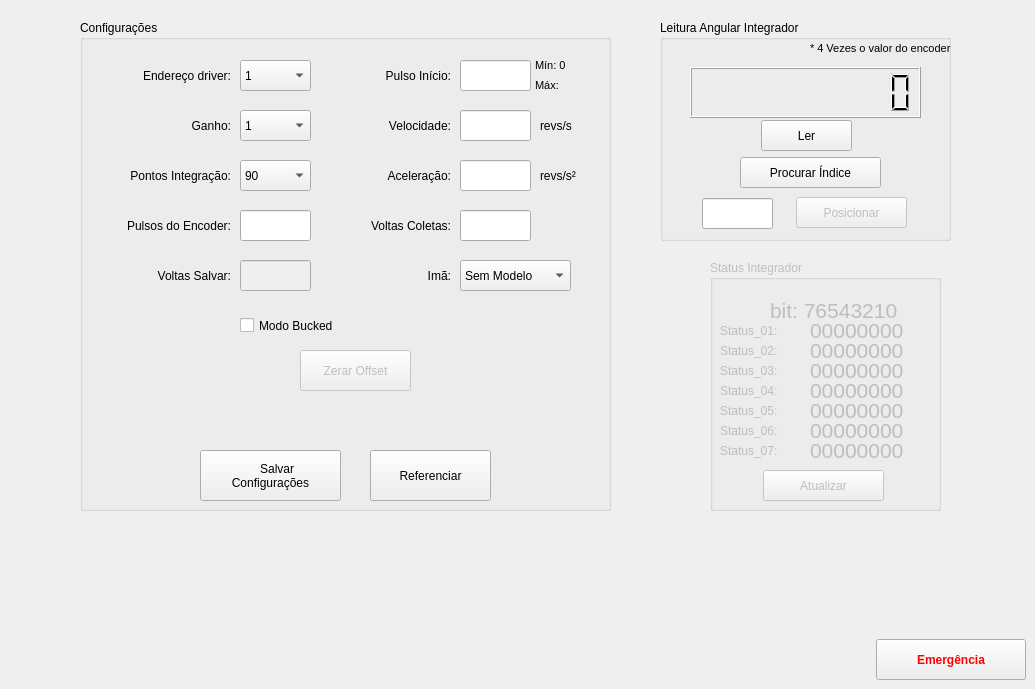
    <widget class="QWidget" name="tab_3">
     <attribute name="title">
      <string>Integrador</string>
     </attribute>
     <widget class="QGroupBox" name="groupBox_3">
      <property name="geometry">
       <rect>
        <x>660</x>
        <y>20</y>
        <width>291</width>
        <height>221</height>
       </rect>
      </property>
      <property name="title">
       <string>Leitura Angular Integrador</string>
      </property>
      <property name="checkable">
       <bool>false</bool>
      </property>
      <property name="checked">
       <bool>false</bool>
      </property>
      <widget class="QLCDNumber" name="lcdNumber">
       <property name="geometry">
        <rect>
         <x>30</x>
         <y>47</y>
         <width>231</width>
         <height>51</height>
        </rect>
       </property>
       <property name="numDigits">
        <number>10</number>
       </property>
      </widget>
      <widget class="QPushButton" name="ler_encoder">
       <property name="geometry">
        <rect>
         <x>101</x>
         <y>100</y>
         <width>91</width>
         <height>31</height>
        </rect>
       </property>
       <property name="text">
        <string>Ler</string>
       </property>
      </widget>
      <widget class="QPushButton" name="ProcuraIndice">
       <property name="geometry">
        <rect>
         <x>80</x>
         <y>137</y>
         <width>141</width>
         <height>31</height>
        </rect>
       </property>
       <property name="text">
        <string>Procurar Índice</string>
       </property>
       <property name="icon">
        <iconset>
         <normaloff>imagens/find.png</normaloff>imagens/find.png</iconset>
       </property>
      </widget>
      <widget class="QPushButton" name="posicionar">
       <property name="enabled">
        <bool>false</bool>
       </property>
       <property name="geometry">
        <rect>
         <x>136</x>
         <y>177</y>
         <width>111</width>
         <height>31</height>
        </rect>
       </property>
       <property name="text">
        <string>Posicionar</string>
       </property>
      </widget>
      <widget class="QLineEdit" name="posicao_angular">
       <property name="geometry">
        <rect>
         <x>42</x>
         <y>178</y>
         <width>71</width>
         <height>31</height>
        </rect>
       </property>
      </widget>
      <widget class="QLabel" name="label_66">
       <property name="geometry">
        <rect>
         <x>150</x>
         <y>13</y>
         <width>161</width>
         <height>31</height>
        </rect>
       </property>
       <property name="font">
        <font>
         <pointsize>8</pointsize>
        </font>
       </property>
       <property name="text">
        <string>* 4 Vezes o valor do encoder</string>
       </property>
      </widget>
     </widget>
     <widget class="QGroupBox" name="groupBox_2">
      <property name="geometry">
       <rect>
        <x>80</x>
        <y>20</y>
        <width>531</width>
        <height>491</height>
       </rect>
      </property>
      <property name="title">
       <string>Configurações</string>
      </property>
      <widget class="QLabel" name="label_2">
       <property name="geometry">
        <rect>
         <x>100</x>
         <y>90</y>
         <width>51</width>
         <height>31</height>
        </rect>
       </property>
       <property name="text">
        <string>Ganho:</string>
       </property>
       <property name="alignment">
        <set>Qt::AlignRight|Qt::AlignTrailing|Qt::AlignVCenter</set>
       </property>
      </widget>
      <widget class="QPushButton" name="configurar_integrador">
       <property name="geometry">
        <rect>
         <x>290</x>
         <y>430</y>
         <width>121</width>
         <height>51</height>
        </rect>
       </property>
       <property name="text">
        <string>Referenciar</string>
       </property>
       <property name="icon">
        <iconset>
         <normaloff>../bobininha/imagens/configure.png</normaloff>../bobininha/imagens/configure.png</iconset>
       </property>
       <property name="iconSize">
        <size>
         <width>20</width>
         <height>20</height>
        </size>
       </property>
      </widget>
      <widget class="QLineEdit" name="pulsos_trigger">
       <property name="geometry">
        <rect>
         <x>380</x>
         <y>40</y>
         <width>71</width>
         <height>31</height>
        </rect>
       </property>
      </widget>
      <widget class="QLineEdit" name="pulsos_encoder">
       <property name="geometry">
        <rect>
         <x>160</x>
         <y>190</y>
         <width>71</width>
         <height>31</height>
        </rect>
       </property>
       <property name="text">
        <string/>
       </property>
      </widget>
      <widget class="QComboBox" name="pontos_integracao">
       <property name="geometry">
        <rect>
         <x>160</x>
         <y>140</y>
         <width>71</width>
         <height>31</height>
        </rect>
       </property>
       <item>
        <property name="text">
         <string>90</string>
        </property>
       </item>
       <item>
        <property name="text">
         <string>100</string>
        </property>
       </item>
       <item>
        <property name="text">
         <string>120</string>
        </property>
       </item>
       <item>
        <property name="text">
         <string>144</string>
        </property>
       </item>
       <item>
        <property name="text">
         <string>250</string>
        </property>
       </item>
       <item>
        <property name="text">
         <string>500</string>
        </property>
       </item>
      </widget>
      <widget class="QLabel" name="label_15">
       <property name="geometry">
        <rect>
         <x>260</x>
         <y>40</y>
         <width>111</width>
         <height>31</height>
        </rect>
       </property>
       <property name="text">
        <string>Pulso Início:</string>
       </property>
       <property name="alignment">
        <set>Qt::AlignRight|Qt::AlignTrailing|Qt::AlignVCenter</set>
       </property>
      </widget>
      <widget class="QLabel" name="label_14">
       <property name="geometry">
        <rect>
         <x>0</x>
         <y>190</y>
         <width>151</width>
         <height>31</height>
        </rect>
       </property>
       <property name="text">
        <string>Pulsos do Encoder:</string>
       </property>
       <property name="alignment">
        <set>Qt::AlignRight|Qt::AlignTrailing|Qt::AlignVCenter</set>
       </property>
      </widget>
      <widget class="QComboBox" name="ganho">
       <property name="geometry">
        <rect>
         <x>160</x>
         <y>90</y>
         <width>71</width>
         <height>31</height>
        </rect>
       </property>
       <item>
        <property name="text">
         <string>1</string>
        </property>
       </item>
       <item>
        <property name="text">
         <string>2</string>
        </property>
       </item>
       <item>
        <property name="text">
         <string>5</string>
        </property>
       </item>
       <item>
        <property name="text">
         <string>10</string>
        </property>
       </item>
       <item>
        <property name="text">
         <string>20</string>
        </property>
       </item>
       <item>
        <property name="text">
         <string>50</string>
        </property>
       </item>
       <item>
        <property name="text">
         <string>100</string>
        </property>
       </item>
      </widget>
      <widget class="QLabel" name="label_7">
       <property name="geometry">
        <rect>
         <x>10</x>
         <y>140</y>
         <width>141</width>
         <height>31</height>
        </rect>
       </property>
       <property name="text">
        <string>Pontos Integração:</string>
       </property>
       <property name="alignment">
        <set>Qt::AlignRight|Qt::AlignTrailing|Qt::AlignVCenter</set>
       </property>
      </widget>
      <widget class="QLineEdit" name="voltas_offset">
       <property name="geometry">
        <rect>
         <x>380</x>
         <y>190</y>
         <width>71</width>
         <height>31</height>
        </rect>
       </property>
      </widget>
      <widget class="QLabel" name="label_16">
       <property name="geometry">
        <rect>
         <x>260</x>
         <y>190</y>
         <width>111</width>
         <height>31</height>
        </rect>
       </property>
       <property name="text">
        <string>Voltas Coletas:</string>
       </property>
       <property name="alignment">
        <set>Qt::AlignRight|Qt::AlignTrailing|Qt::AlignVCenter</set>
       </property>
      </widget>
      <widget class="QLabel" name="label_67">
       <property name="geometry">
        <rect>
         <x>290</x>
         <y>140</y>
         <width>81</width>
         <height>31</height>
        </rect>
       </property>
       <property name="text">
        <string>Aceleração:</string>
       </property>
       <property name="alignment">
        <set>Qt::AlignRight|Qt::AlignTrailing|Qt::AlignVCenter</set>
       </property>
      </widget>
      <widget class="QLineEdit" name="velocidade_int">
       <property name="geometry">
        <rect>
         <x>380</x>
         <y>90</y>
         <width>71</width>
         <height>31</height>
        </rect>
       </property>
      </widget>
      <widget class="QLabel" name="label_63">
       <property name="geometry">
        <rect>
         <x>460</x>
         <y>90</y>
         <width>51</width>
         <height>31</height>
        </rect>
       </property>
       <property name="text">
        <string>revs/s</string>
       </property>
      </widget>
      <widget class="QLineEdit" name="aceleracao_int">
       <property name="geometry">
        <rect>
         <x>380</x>
         <y>140</y>
         <width>71</width>
         <height>31</height>
        </rect>
       </property>
      </widget>
      <widget class="QLabel" name="label_65">
       <property name="geometry">
        <rect>
         <x>290</x>
         <y>90</y>
         <width>81</width>
         <height>31</height>
        </rect>
       </property>
       <property name="text">
        <string>Velocidade:</string>
       </property>
       <property name="alignment">
        <set>Qt::AlignRight|Qt::AlignTrailing|Qt::AlignVCenter</set>
       </property>
      </widget>
      <widget class="QLabel" name="label_64">
       <property name="geometry">
        <rect>
         <x>460</x>
         <y>140</y>
         <width>51</width>
         <height>31</height>
        </rect>
       </property>
       <property name="text">
        <string>revs/s²</string>
       </property>
      </widget>
      <widget class="QComboBox" name="EndDriver">
       <property name="geometry">
        <rect>
         <x>160</x>
         <y>40</y>
         <width>71</width>
         <height>31</height>
        </rect>
       </property>
       <item>
        <property name="text">
         <string>1</string>
        </property>
       </item>
       <item>
        <property name="text">
         <string>2</string>
        </property>
       </item>
      </widget>
      <widget class="QLabel" name="label_36">
       <property name="geometry">
        <rect>
         <x>30</x>
         <y>40</y>
         <width>121</width>
         <height>31</height>
        </rect>
       </property>
       <property name="text">
        <string>Endereço driver:</string>
       </property>
       <property name="alignment">
        <set>Qt::AlignRight|Qt::AlignTrailing|Qt::AlignVCenter</set>
       </property>
      </widget>
      <widget class="QPushButton" name="salvar_config">
       <property name="geometry">
        <rect>
         <x>120</x>
         <y>430</y>
         <width>141</width>
         <height>51</height>
        </rect>
       </property>
       <property name="text">
        <string>    Salvar
Configurações</string>
       </property>
       <property name="icon">
        <iconset>
         <normaloff>../bobininha/imagens/save.png</normaloff>../bobininha/imagens/save.png</iconset>
       </property>
       <property name="iconSize">
        <size>
         <width>20</width>
         <height>20</height>
        </size>
       </property>
      </widget>
      <widget class="QCheckBox" name="Bucked">
       <property name="geometry">
        <rect>
         <x>160</x>
         <y>290</y>
         <width>121</width>
         <height>31</height>
        </rect>
       </property>
       <property name="text">
        <string>Modo Bucked</string>
       </property>
      </widget>
      <widget class="QComboBox" name="TipoIma">
       <property name="geometry">
        <rect>
         <x>380</x>
         <y>240</y>
         <width>111</width>
         <height>31</height>
        </rect>
       </property>
       <item>
        <property name="text">
         <string>Sem Modelo</string>
        </property>
       </item>
       <item>
        <property name="text">
         <string>Dipolo</string>
        </property>
       </item>
       <item>
        <property name="text">
         <string>Quadrupolo</string>
        </property>
       </item>
       <item>
        <property name="text">
         <string>Sextupolo</string>
        </property>
       </item>
       <item>
        <property name="text">
         <string>Quad. Skew</string>
        </property>
       </item>
      </widget>
      <widget class="QLabel" name="label_49">
       <property name="geometry">
        <rect>
         <x>290</x>
         <y>240</y>
         <width>81</width>
         <height>31</height>
        </rect>
       </property>
       <property name="text">
        <string>Imã:</string>
       </property>
       <property name="alignment">
        <set>Qt::AlignRight|Qt::AlignTrailing|Qt::AlignVCenter</set>
       </property>
      </widget>
      <widget class="QLineEdit" name="filtro_voltas">
       <property name="enabled">
        <bool>false</bool>
       </property>
       <property name="geometry">
        <rect>
         <x>160</x>
         <y>240</y>
         <width>71</width>
         <height>31</height>
        </rect>
       </property>
      </widget>
      <widget class="QLabel" name="label_21">
       <property name="geometry">
        <rect>
         <x>50</x>
         <y>240</y>
         <width>101</width>
         <height>31</height>
        </rect>
       </property>
       <property name="text">
        <string>Voltas Salvar:</string>
       </property>
       <property name="alignment">
        <set>Qt::AlignRight|Qt::AlignTrailing|Qt::AlignVCenter</set>
       </property>
      </widget>
      <widget class="QLabel" name="label_68">
       <property name="geometry">
        <rect>
         <x>455</x>
         <y>30</y>
         <width>41</width>
         <height>31</height>
        </rect>
       </property>
       <property name="font">
        <font>
         <pointsize>8</pointsize>
        </font>
       </property>
       <property name="text">
        <string>Mín: 0</string>
       </property>
      </widget>
      <widget class="QLabel" name="label_69">
       <property name="geometry">
        <rect>
         <x>455</x>
         <y>50</y>
         <width>71</width>
         <height>31</height>
        </rect>
       </property>
       <property name="font">
        <font>
         <pointsize>8</pointsize>
        </font>
       </property>
       <property name="text">
        <string>Máx: </string>
       </property>
      </widget>
      <widget class="QPushButton" name="Zerar_Offset">
       <property name="enabled">
        <bool>false</bool>
       </property>
       <property name="geometry">
        <rect>
         <x>220</x>
         <y>330</y>
         <width>111</width>
         <height>41</height>
        </rect>
       </property>
       <property name="text">
        <string>Zerar Offset</string>
       </property>
      </widget>
     </widget>
     <widget class="QPushButton" name="Emergencia_7">
      <property name="geometry">
       <rect>
        <x>876</x>
        <y>639</y>
        <width>150</width>
        <height>41</height>
       </rect>
      </property>
      <property name="palette">
       <palette>
        <active>
         <colorrole role="ButtonText">
          <brush brushstyle="SolidPattern">
           <color alpha="255">
            <red>255</red>
            <green>0</green>
            <blue>0</blue>
           </color>
          </brush>
         </colorrole>
        </active>
        <inactive>
         <colorrole role="ButtonText">
          <brush brushstyle="SolidPattern">
           <color alpha="255">
            <red>255</red>
            <green>0</green>
            <blue>0</blue>
           </color>
          </brush>
         </colorrole>
        </inactive>
        <disabled>
         <colorrole role="ButtonText">
          <brush brushstyle="SolidPattern">
           <color alpha="255">
            <red>120</red>
            <green>120</green>
            <blue>120</blue>
           </color>
          </brush>
         </colorrole>
        </disabled>
       </palette>
      </property>
      <property name="font">
       <font>
        <weight>75</weight>
        <bold>true</bold>
       </font>
      </property>
      <property name="text">
       <string>Emergência</string>
      </property>
      <property name="icon">
       <iconset>
        <normaloff>imagens/emergency_icon_01.png</normaloff>imagens/emergency_icon_01.png</iconset>
      </property>
      <property name="iconSize">
       <size>
        <width>35</width>
        <height>35</height>
       </size>
      </property>
     </widget>
     <widget class="QGroupBox" name="groupBox_30">
      <property name="enabled">
       <bool>false</bool>
      </property>
      <property name="geometry">
       <rect>
        <x>710</x>
        <y>260</y>
        <width>231</width>
        <height>251</height>
       </rect>
      </property>
      <property name="title">
       <string>Status Integrador</string>
      </property>
      <widget class="QLabel" name="label_3">
       <property name="geometry">
        <rect>
         <x>10</x>
         <y>60</y>
         <width>81</width>
         <height>21</height>
        </rect>
       </property>
       <property name="text">
        <string>Status_01:</string>
       </property>
      </widget>
      <widget class="QLabel" name="label_4">
       <property name="geometry">
        <rect>
         <x>10</x>
         <y>80</y>
         <width>81</width>
         <height>21</height>
        </rect>
       </property>
       <property name="text">
        <string>Status_02:</string>
       </property>
      </widget>
      <widget class="QLabel" name="label_28">
       <property name="geometry">
        <rect>
         <x>10</x>
         <y>100</y>
         <width>81</width>
         <height>21</height>
        </rect>
       </property>
       <property name="text">
        <string>Status_03:</string>
       </property>
      </widget>
      <widget class="QLabel" name="label_33">
       <property name="geometry">
        <rect>
         <x>10</x>
         <y>120</y>
         <width>81</width>
         <height>21</height>
        </rect>
       </property>
       <property name="text">
        <string>Status_04:</string>
       </property>
      </widget>
      <widget class="QLabel" name="label_57">
       <property name="geometry">
        <rect>
         <x>10</x>
         <y>180</y>
         <width>81</width>
         <height>21</height>
        </rect>
       </property>
       <property name="text">
        <string>Status_07:</string>
       </property>
      </widget>
      <widget class="QLabel" name="label_58">
       <property name="geometry">
        <rect>
         <x>10</x>
         <y>160</y>
         <width>81</width>
         <height>21</height>
        </rect>
       </property>
       <property name="text">
        <string>Status_06:</string>
       </property>
      </widget>
      <widget class="QLabel" name="label_59">
       <property name="geometry">
        <rect>
         <x>10</x>
         <y>140</y>
         <width>81</width>
         <height>21</height>
        </rect>
       </property>
       <property name="text">
        <string>Status_05:</string>
       </property>
      </widget>
      <widget class="QLabel" name="label_status_1">
       <property name="geometry">
        <rect>
         <x>100</x>
         <y>60</y>
         <width>121</width>
         <height>21</height>
        </rect>
       </property>
       <property name="font">
        <font>
         <pointsize>16</pointsize>
         <weight>50</weight>
         <bold>false</bold>
        </font>
       </property>
       <property name="text">
        <string>00000000</string>
       </property>
      </widget>
      <widget class="QLabel" name="label_status_2">
       <property name="geometry">
        <rect>
         <x>100</x>
         <y>80</y>
         <width>121</width>
         <height>21</height>
        </rect>
       </property>
       <property name="font">
        <font>
         <pointsize>16</pointsize>
         <weight>50</weight>
         <bold>false</bold>
        </font>
       </property>
       <property name="text">
        <string>00000000</string>
       </property>
      </widget>
      <widget class="QLabel" name="label_status_4">
       <property name="geometry">
        <rect>
         <x>100</x>
         <y>120</y>
         <width>121</width>
         <height>21</height>
        </rect>
       </property>
       <property name="font">
        <font>
         <pointsize>16</pointsize>
         <weight>50</weight>
         <bold>false</bold>
        </font>
       </property>
       <property name="text">
        <string>00000000</string>
       </property>
      </widget>
      <widget class="QLabel" name="label_status_3">
       <property name="geometry">
        <rect>
         <x>100</x>
         <y>100</y>
         <width>121</width>
         <height>21</height>
        </rect>
       </property>
       <property name="font">
        <font>
         <pointsize>16</pointsize>
         <weight>50</weight>
         <bold>false</bold>
        </font>
       </property>
       <property name="text">
        <string>00000000</string>
       </property>
      </widget>
      <widget class="QLabel" name="label_status_5">
       <property name="geometry">
        <rect>
         <x>100</x>
         <y>140</y>
         <width>121</width>
         <height>21</height>
        </rect>
       </property>
       <property name="font">
        <font>
         <pointsize>16</pointsize>
         <weight>50</weight>
         <bold>false</bold>
        </font>
       </property>
       <property name="text">
        <string>00000000</string>
       </property>
      </widget>
      <widget class="QLabel" name="label_status_7">
       <property name="geometry">
        <rect>
         <x>100</x>
         <y>180</y>
         <width>121</width>
         <height>21</height>
        </rect>
       </property>
       <property name="font">
        <font>
         <pointsize>16</pointsize>
         <weight>50</weight>
         <bold>false</bold>
        </font>
       </property>
       <property name="text">
        <string>00000000</string>
       </property>
      </widget>
      <widget class="QLabel" name="label_status_6">
       <property name="geometry">
        <rect>
         <x>100</x>
         <y>160</y>
         <width>121</width>
         <height>21</height>
        </rect>
       </property>
       <property name="font">
        <font>
         <pointsize>16</pointsize>
         <weight>50</weight>
         <bold>false</bold>
        </font>
       </property>
       <property name="text">
        <string>00000000</string>
       </property>
      </widget>
      <widget class="QLabel" name="label_74">
       <property name="geometry">
        <rect>
         <x>60</x>
         <y>40</y>
         <width>161</width>
         <height>21</height>
        </rect>
       </property>
       <property name="font">
        <font>
         <pointsize>16</pointsize>
         <weight>50</weight>
         <bold>false</bold>
        </font>
       </property>
       <property name="text">
        <string>bit: 76543210</string>
       </property>
      </widget>
      <widget class="QPushButton" name="Atualizar_Status">
       <property name="geometry">
        <rect>
         <x>53</x>
         <y>210</y>
         <width>121</width>
         <height>31</height>
        </rect>
       </property>
       <property name="text">
        <string>Atualizar</string>
       </property>
       <property name="icon">
        <iconset>
         <normaloff>imagens/Atualizar.png</normaloff>imagens/Atualizar.png</iconset>
       </property>
       <property name="iconSize">
        <size>
         <width>25</width>
         <height>25</height>
        </size>
       </property>
      </widget>
     </widget>
    </widget>
